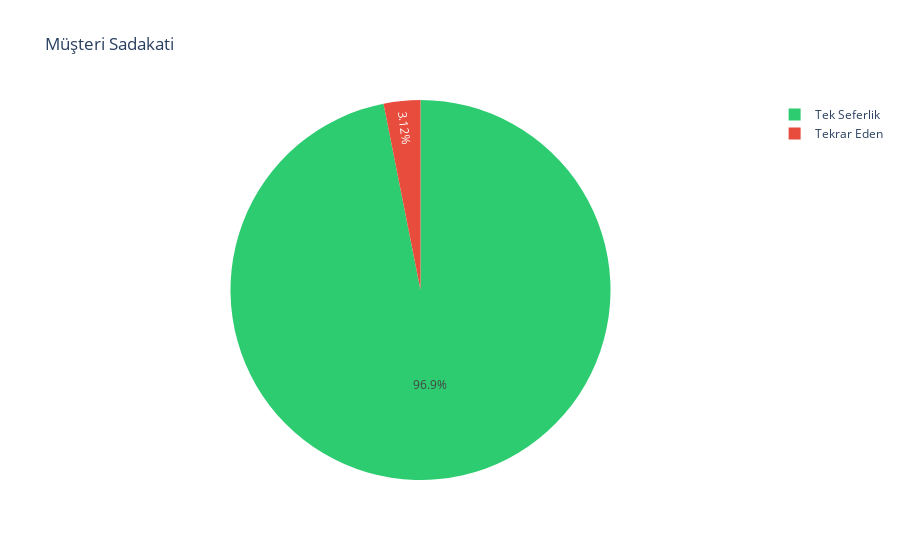

Notebook source saved alongside this figure:
### Markdown cell above
## Adım 3: Müşteri Davranışı

### Code cell
# Müşteri başına sipariş sayısı
query = """
SELECT customer_unique_id, COUNT(DISTINCT order_id) as order_count
FROM customers c
JOIN orders o ON c.customer_id = o.customer_id
GROUP BY customer_unique_id
"""

with engine.connect() as conn:
    customer_orders = pd.read_sql(text(query), conn)

repeat_rate = (customer_orders['order_count'] > 1).mean() * 100
print(f"Tekrar Alışveriş Oranı: {repeat_rate:.1f}%")
print(f"Tek Seferlik Müşteri Oranı: {100-repeat_rate:.1f}%")

fig = px.pie(values=[repeat_rate, 100-repeat_rate], 
             names=['Tekrar Eden', 'Tek Seferlik'],
             title='Müşteri Sadakati',
             color_discrete_sequence=['#2ecc71', '#e74c3c'])
fig.show()

### Figure 1 — Plotly figure (JSON) as saved in the notebook; plotly's stock layout.template omitted (floating-point values rounded to 4 significant figures)
{"data": [{"domain": {"x": [0, 1], "y": [0, 1]}, "hovertemplate": "label=%{label}<br>value=%{value}<extra></extra>", "labels": ["Tekrar Eden", "Tek Seferlik"], "legendgroup": "", "name": "", "showlegend": true, "type": "pie", "values": [3.119, 96.88]}], "layout": {"legend": {"tracegroupgap": 0}, "piecolorway": ["#2ecc71", "#e74c3c"], "title": {"text": "Müşteri Sadakati"}}}
